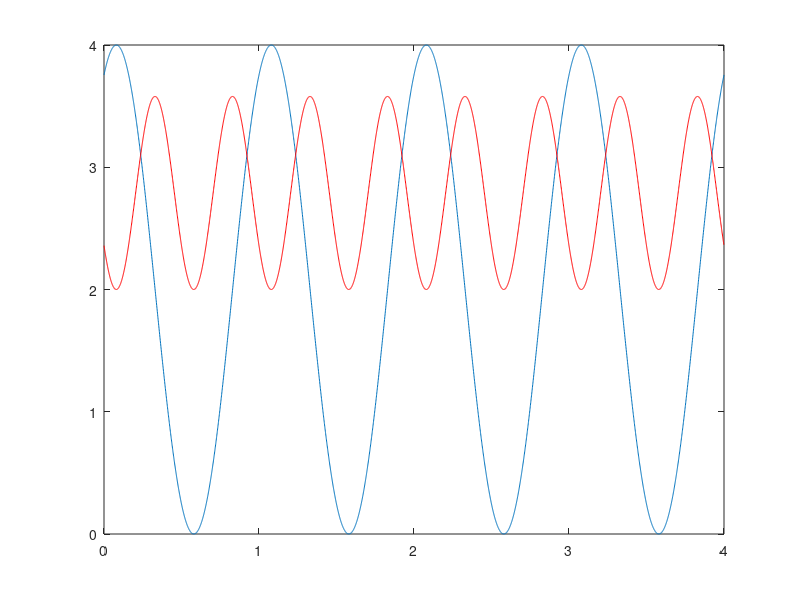
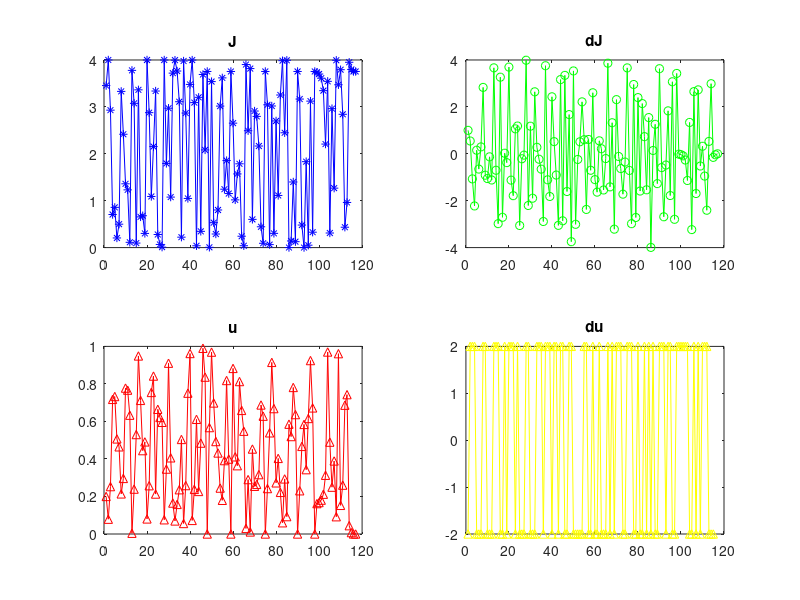

The MATLAB source for these figures, in order:
clc
clear all % focused gaussian beam calculator

r=1000;
S=16;%16*4;
MM=16;
GG =0.5;

M=512; %256
L1=M*15e-6; %3.84e-3; 
dx1=L1/M;
x1=-L1/2:dx1:L1/2-dx1; 
y1=x1;
lambda=1.064e-6;
k=2*pi/lambda; 
w=dx1*(160/2);

figure(1); test_x=[0:0.001:4]; test_y=abs(exp(-1i*test_x*(2*pi))+exp(-1i*GG)).^2; plot(test_x, test_y);
hold on; for (ij = 1:size(test_x,2)-1) test_dy(ij)=(test_y(ij+1)-test_y(ij)); test_dy(ij)= test_dy(ij).*test_dy(ij); test_dx(ij) = test_x(ij); end; plot(test_dx, test_dy*10000+2, 'r'); hold off;

%%

bu = 0.2*(2*pi);
au = rand()*(2*pi);

u5 = exp(-1i*GG)+exp(-1i*bu);
ausave(1,1) = bu;
 
I5=(abs(u5).^2);

J(1,1) = I5;
% J(1,1) = J1(1,1)/JJ(1,1);
W(1,1)= 1;
D(1,1)= 1;
MU(1,1)=max(max(angle(bu)));
MaxI(1,1)=max(max((abs(I5).^2)));
MinI(1,1)=min(min((abs(I5).^2)));
diffUsave(:,:,1) = abs(au-bu);

for ii = 1:r
    
    u0 = exp(-1i*au)+exp(-1i*GG);
    Intensity = abs(u0).^2;
    ausave(1,ii+1) = au;
    
    J(1,ii+1) = Intensity;
    
%     J(1,ii+1) = J1(1,ii+1)/JJ(1,ii+1);
    W(1,ii+1)=((J(1,ii+1) - J(1,ii)));% /mean(J)
    weight=(W(1,ii+1)); %->multithread 1/Jratio(1,ii+1)
    BB=(au-bu);
    BB = BB/abs(BB) *2;
    dusave(1,ii) = BB;
%     diffUsave = (au-bu)./weight;
%     diffU = (diffUsave);
%     diffU(isnan(diffU)) = 0;
%     diffUsave(isnan(diffUsave(:,:,ii+1)),ii+1) = 0;
    ga = 4/J(1,ii+1);
    ga(isnan(ga)) = 1;
%     if sum(sum(BB))<=0.01
%         break
%     end
    WM = ga*(weight.*(BB)); %.*perturb.*rand([MM,MM])
%     diffU = (diffUsave(:,:,ii)-diffUsave(:,:,ii+1))/sign(W(1,ii)-W(1,ii+1));%
%     diffU = (diffUsave(:,:,ii+1))/sign(W(1,ii+1));
%     WM = weight.*(diffU);
%     WM = (weight.*diffUsave(:,:,ii+1)); %.*rand([MM,MM])
%     if (ii == 1)
%         WM = rand([MM,MM]).*(2*pi);
%     end
    WM = rem((WM), (2*pi));   %.*(binornd(ones(16,16),ones(16,16)./2)-0.5).*(4*pi)
%     WM = WM./(max(max(WM))/(2*pi));
    D(1,ii+1) = sum(sum(WM))/sum(sum(au))+1;
    value(1,ii+1)=Intensity;
    bu = au;
%     bu = rem(bu, (2*pi));
%     aum = (au + weight);%2
    au = (au - WM);%2
    au = rem(au, (2*pi));
%     au = (au+(au.*weight))/2;%2
%     MU(1,ii+1)=max(max(au))/(2*pi);
%     au = au./ MU(1,ii+1);
    if (min(min(au))<0)
        au = au - min(min(au));
    end
%     au = exp(-i./(MU(1,ii+1))*(au));%2 
%     au = au - min(min(au));
%     if rem(ii,30) == 0
%         au=au+((rand([MM,MM])-0.5)*(2*pi));%| MU(1,ii+1) == 0 30
%     end
    if W(1,ii+1) == 0 %& half == 0
        break
    end
%     if J(1,i+1) == inf | D(1,i+1) == inf
%         break
%     end
    
end

I3=(abs(u0).^2);

% % figure(8)                                                                                         % rescaled figure of J, delta J, change amount of au, cycle of au
% subplot(4,4,11);
% hold off
% plot(rescale(J),'b*-');                                                                             % cacluated J value during iterration
% hold on
% plot(rescale(W),'go-');                                                                             % improvement of output during iterration
% plot(rescale(D),'r^-');                                                                             % expectation of improvement of au
% plot(rescale(MU),'y^-');                                                                            % au's cycle count
% title('J'); 
% legend('J','del J','u diff','u max');%
% hold off

% figure(10) 
% subplot(4,4,14);
% hold off
% plot((J),'b*-'); 
% hold on
% plot((W),'go-'); 
% % plot(rescale(D),'r^-'); 
% % plot(rescale(MU),'y^-'); 
% title('J'); 
% legend('J','del J','u diff','u max');%
% hold off

figure(2) 
subplot(2,2,1);
plot(J,'b*-'); 
title('J'); 
subplot(2,2,2);
plot(W,'go-'); 
title('dJ'); 
subplot(2,2,3);
plot(ausave./(2*pi),'r^-');
title('u'); 
subplot(2,2,4);
plot(dusave,'y^-'); 
title('du'); 